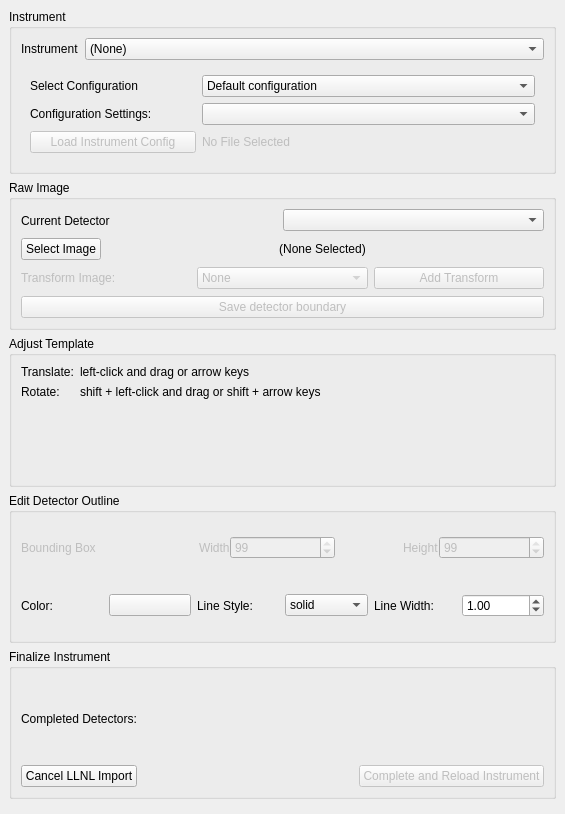
<?xml version="1.0" encoding="UTF-8"?>
<ui version="4.0">
 <class>LLNLImportTool</class>
 <widget class="QDockWidget" name="LLNLImportTool">
  <property name="geometry">
   <rect>
    <x>0</x>
    <y>0</y>
    <width>565</width>
    <height>814</height>
   </rect>
  </property>
  <property name="windowTitle">
   <string>LLNL Import Tool</string>
  </property>
  <widget class="QWidget" name="llnl_import_tool_contents">
   <layout class="QVBoxLayout" name="verticalLayout">
    <item>
     <widget class="QGroupBox" name="data">
      <property name="enabled">
       <bool>true</bool>
      </property>
      <property name="title">
       <string>Instrument</string>
      </property>
      <layout class="QVBoxLayout" name="verticalLayout_2">
       <item>
        <widget class="QFrame" name="instrument">
         <property name="enabled">
          <bool>true</bool>
         </property>
         <property name="frameShape">
          <enum>QFrame::NoFrame</enum>
         </property>
         <property name="frameShadow">
          <enum>QFrame::Raised</enum>
         </property>
         <layout class="QFormLayout" name="formLayout_2">
          <property name="leftMargin">
           <number>0</number>
          </property>
          <property name="topMargin">
           <number>0</number>
          </property>
          <property name="rightMargin">
           <number>0</number>
          </property>
          <property name="bottomMargin">
           <number>0</number>
          </property>
          <item row="0" column="0">
           <widget class="QLabel" name="instrument_label">
            <property name="enabled">
             <bool>true</bool>
            </property>
            <property name="text">
             <string>Instrument</string>
            </property>
           </widget>
          </item>
          <item row="0" column="1">
           <widget class="QComboBox" name="instruments">
            <property name="enabled">
             <bool>true</bool>
            </property>
            <property name="currentIndex">
             <number>0</number>
            </property>
            <item>
             <property name="text">
              <string>(None)</string>
             </property>
            </item>
            <item>
             <property name="text">
              <string>TARDIS</string>
             </property>
            </item>
            <item>
             <property name="text">
              <string>PXRDIP</string>
             </property>
            </item>
           </widget>
          </item>
         </layout>
        </widget>
       </item>
       <item>
        <widget class="QFrame" name="config">
         <property name="enabled">
          <bool>true</bool>
         </property>
         <property name="frameShape">
          <enum>QFrame::NoFrame</enum>
         </property>
         <property name="frameShadow">
          <enum>QFrame::Raised</enum>
         </property>
         <layout class="QGridLayout" name="gridLayout_3">
          <item row="0" column="1" colspan="2">
           <widget class="QComboBox" name="config_selection">
            <item>
             <property name="text">
              <string>Default configuration</string>
             </property>
            </item>
            <item>
             <property name="text">
              <string>Currently loaded configuration</string>
             </property>
            </item>
            <item>
             <property name="text">
              <string>Load configuration from file</string>
             </property>
            </item>
           </widget>
          </item>
          <item row="2" column="0">
           <widget class="QPushButton" name="load_config">
            <property name="enabled">
             <bool>false</bool>
            </property>
            <property name="text">
             <string>Load Instrument Config</string>
            </property>
           </widget>
          </item>
          <item row="0" column="0">
           <widget class="QLabel" name="label">
            <property name="text">
             <string>Select Configuration</string>
            </property>
           </widget>
          </item>
          <item row="2" column="1" colspan="2">
           <widget class="QLabel" name="config_file_label">
            <property name="enabled">
             <bool>false</bool>
            </property>
            <property name="toolTip">
             <string extracomment="Defaults to currently loaded configuration"/>
            </property>
            <property name="text">
             <string>No File Selected</string>
            </property>
           </widget>
          </item>
          <item row="1" column="0">
           <widget class="QLabel" name="config_settings_label">
            <property name="text">
             <string>Configuration Settings:</string>
            </property>
           </widget>
          </item>
          <item row="1" column="1" colspan="2">
           <widget class="QComboBox" name="config_settings"/>
          </item>
         </layout>
        </widget>
       </item>
      </layout>
     </widget>
    </item>
    <item>
     <widget class="QGroupBox" name="raw_image">
      <property name="enabled">
       <bool>true</bool>
      </property>
      <property name="title">
       <string>Raw Image</string>
      </property>
      <layout class="QGridLayout" name="gridLayout_5">
       <item row="0" column="0">
        <widget class="QFrame" name="frame">
         <property name="enabled">
          <bool>true</bool>
         </property>
         <property name="frameShape">
          <enum>QFrame::NoFrame</enum>
         </property>
         <property name="frameShadow">
          <enum>QFrame::Raised</enum>
         </property>
         <layout class="QHBoxLayout" name="horizontalLayout">
          <property name="spacing">
           <number>0</number>
          </property>
          <property name="leftMargin">
           <number>0</number>
          </property>
          <property name="topMargin">
           <number>0</number>
          </property>
          <property name="rightMargin">
           <number>0</number>
          </property>
          <property name="bottomMargin">
           <number>0</number>
          </property>
          <item>
           <widget class="QLabel" name="detector_label">
            <property name="enabled">
             <bool>true</bool>
            </property>
            <property name="text">
             <string>Current Detector</string>
            </property>
           </widget>
          </item>
          <item>
           <widget class="QComboBox" name="detectors">
            <property name="enabled">
             <bool>true</bool>
            </property>
           </widget>
          </item>
         </layout>
        </widget>
       </item>
       <item row="1" column="0">
        <widget class="QFrame" name="file_selection">
         <property name="enabled">
          <bool>true</bool>
         </property>
         <property name="frameShape">
          <enum>QFrame::NoFrame</enum>
         </property>
         <property name="frameShadow">
          <enum>QFrame::Raised</enum>
         </property>
         <layout class="QFormLayout" name="formLayout">
          <property name="horizontalSpacing">
           <number>0</number>
          </property>
          <property name="verticalSpacing">
           <number>0</number>
          </property>
          <property name="leftMargin">
           <number>0</number>
          </property>
          <property name="topMargin">
           <number>0</number>
          </property>
          <property name="rightMargin">
           <number>0</number>
          </property>
          <property name="bottomMargin">
           <number>0</number>
          </property>
          <item row="0" column="0">
           <widget class="QPushButton" name="load">
            <property name="enabled">
             <bool>true</bool>
            </property>
            <property name="text">
             <string>Select Image</string>
            </property>
           </widget>
          </item>
          <item row="0" column="1">
           <widget class="QLabel" name="files_label">
            <property name="text">
             <string>(None Selected)</string>
            </property>
            <property name="alignment">
             <set>Qt::AlignCenter</set>
            </property>
            <property name="wordWrap">
             <bool>true</bool>
            </property>
           </widget>
          </item>
         </layout>
        </widget>
       </item>
       <item row="2" column="0">
        <widget class="QFrame" name="transform_img">
         <property name="enabled">
          <bool>false</bool>
         </property>
         <property name="frameShape">
          <enum>QFrame::NoFrame</enum>
         </property>
         <property name="frameShadow">
          <enum>QFrame::Raised</enum>
         </property>
         <layout class="QGridLayout" name="gridLayout">
          <property name="leftMargin">
           <number>0</number>
          </property>
          <property name="topMargin">
           <number>0</number>
          </property>
          <property name="rightMargin">
           <number>0</number>
          </property>
          <property name="bottomMargin">
           <number>0</number>
          </property>
          <item row="0" column="2">
           <widget class="QPushButton" name="add_transform">
            <property name="enabled">
             <bool>false</bool>
            </property>
            <property name="text">
             <string>Add Transform</string>
            </property>
           </widget>
          </item>
          <item row="0" column="0">
           <widget class="QLabel" name="transform_label">
            <property name="text">
             <string>Transform Image:</string>
            </property>
           </widget>
          </item>
          <item row="0" column="1">
           <widget class="QComboBox" name="transforms">
            <property name="enabled">
             <bool>false</bool>
            </property>
            <item>
             <property name="text">
              <string>None</string>
             </property>
            </item>
            <item>
             <property name="text">
              <string>Mirror about Vertical</string>
             </property>
            </item>
            <item>
             <property name="text">
              <string>Mirror about Horizontal</string>
             </property>
            </item>
            <item>
             <property name="text">
              <string>Transpose</string>
             </property>
            </item>
            <item>
             <property name="text">
              <string>Rotate 90°</string>
             </property>
            </item>
            <item>
             <property name="text">
              <string>Rotate 180°</string>
             </property>
            </item>
            <item>
             <property name="text">
              <string>Rotate 270°</string>
             </property>
            </item>
           </widget>
          </item>
         </layout>
        </widget>
       </item>
       <item row="3" column="0">
        <widget class="QPushButton" name="accept_template">
         <property name="enabled">
          <bool>false</bool>
         </property>
         <property name="text">
          <string>Save detector boundary</string>
         </property>
        </widget>
       </item>
      </layout>
     </widget>
    </item>
    <item>
     <widget class="QGroupBox" name="template_instructions">
      <property name="enabled">
       <bool>true</bool>
      </property>
      <property name="title">
       <string>Adjust Template</string>
      </property>
      <layout class="QFormLayout" name="formLayout_3">
       <item row="0" column="0">
        <widget class="QLabel" name="translate_label">
         <property name="text">
          <string>Translate:</string>
         </property>
        </widget>
       </item>
       <item row="0" column="1">
        <widget class="QLabel" name="translate_instructions_label">
         <property name="text">
          <string>left-click and drag or arrow keys</string>
         </property>
        </widget>
       </item>
       <item row="1" column="0">
        <widget class="QLabel" name="rotate_label">
         <property name="text">
          <string>Rotate:</string>
         </property>
        </widget>
       </item>
       <item row="1" column="1">
        <widget class="QLabel" name="rotate_instructions_label">
         <property name="text">
          <string>shift + left-click and drag or shift + arrow keys</string>
         </property>
         <property name="wordWrap">
          <bool>false</bool>
         </property>
        </widget>
       </item>
      </layout>
     </widget>
    </item>
    <item>
     <widget class="QGroupBox" name="outline_appearance">
      <property name="enabled">
       <bool>true</bool>
      </property>
      <property name="title">
       <string>Edit Detector Outline</string>
      </property>
      <layout class="QVBoxLayout" name="verticalLayout_3">
       <item>
        <widget class="QFrame" name="bbox">
         <property name="enabled">
          <bool>false</bool>
         </property>
         <property name="frameShape">
          <enum>QFrame::NoFrame</enum>
         </property>
         <property name="frameShadow">
          <enum>QFrame::Plain</enum>
         </property>
         <layout class="QHBoxLayout" name="horizontalLayout_4">
          <property name="spacing">
           <number>0</number>
          </property>
          <property name="leftMargin">
           <number>0</number>
          </property>
          <property name="topMargin">
           <number>0</number>
          </property>
          <property name="rightMargin">
           <number>0</number>
          </property>
          <property name="bottomMargin">
           <number>0</number>
          </property>
          <item>
           <widget class="QLabel" name="bb_label">
            <property name="enabled">
             <bool>false</bool>
            </property>
            <property name="text">
             <string>Bounding Box</string>
            </property>
           </widget>
          </item>
          <item alignment="Qt::AlignRight">
           <widget class="QLabel" name="width_label">
            <property name="enabled">
             <bool>false</bool>
            </property>
            <property name="text">
             <string>Width</string>
            </property>
           </widget>
          </item>
          <item>
           <widget class="QSpinBox" name="bb_width">
            <property name="enabled">
             <bool>false</bool>
            </property>
            <property name="minimum">
             <number>1</number>
            </property>
            <property name="value">
             <number>99</number>
            </property>
           </widget>
          </item>
          <item alignment="Qt::AlignRight">
           <widget class="QLabel" name="height_label">
            <property name="enabled">
             <bool>false</bool>
            </property>
            <property name="text">
             <string>Height</string>
            </property>
           </widget>
          </item>
          <item>
           <widget class="QSpinBox" name="bb_height">
            <property name="enabled">
             <bool>false</bool>
            </property>
            <property name="minimum">
             <number>1</number>
            </property>
            <property name="value">
             <number>99</number>
            </property>
           </widget>
          </item>
         </layout>
        </widget>
       </item>
       <item>
        <widget class="QFrame" name="style">
         <property name="enabled">
          <bool>true</bool>
         </property>
         <property name="frameShape">
          <enum>QFrame::NoFrame</enum>
         </property>
         <property name="frameShadow">
          <enum>QFrame::Raised</enum>
         </property>
         <layout class="QGridLayout" name="gridLayout_2">
          <property name="leftMargin">
           <number>0</number>
          </property>
          <property name="topMargin">
           <number>0</number>
          </property>
          <property name="rightMargin">
           <number>0</number>
          </property>
          <property name="bottomMargin">
           <number>0</number>
          </property>
          <item row="0" column="0">
           <widget class="QLabel" name="color_label">
            <property name="enabled">
             <bool>true</bool>
            </property>
            <property name="text">
             <string>Color:</string>
            </property>
           </widget>
          </item>
          <item row="0" column="1">
           <widget class="QPushButton" name="line_color">
            <property name="enabled">
             <bool>true</bool>
            </property>
            <property name="text">
             <string/>
            </property>
            <property name="autoDefault">
             <bool>true</bool>
            </property>
           </widget>
          </item>
          <item row="0" column="2">
           <widget class="QLabel" name="style_label">
            <property name="enabled">
             <bool>true</bool>
            </property>
            <property name="text">
             <string>Line Style:</string>
            </property>
           </widget>
          </item>
          <item row="0" column="3">
           <widget class="QComboBox" name="line_style">
            <property name="enabled">
             <bool>true</bool>
            </property>
            <item>
             <property name="text">
              <string>solid</string>
             </property>
            </item>
            <item>
             <property name="text">
              <string>dotted</string>
             </property>
            </item>
            <item>
             <property name="text">
              <string>dashdot</string>
             </property>
            </item>
           </widget>
          </item>
          <item row="0" column="4">
           <widget class="QLabel" name="size_label">
            <property name="enabled">
             <bool>true</bool>
            </property>
            <property name="text">
             <string>Line Width:</string>
            </property>
           </widget>
          </item>
          <item row="0" column="5">
           <widget class="QDoubleSpinBox" name="line_size">
            <property name="enabled">
             <bool>true</bool>
            </property>
            <property name="keyboardTracking">
             <bool>true</bool>
            </property>
            <property name="minimum">
             <double>0.010000000000000</double>
            </property>
            <property name="singleStep">
             <double>0.100000000000000</double>
            </property>
            <property name="value">
             <double>1.000000000000000</double>
            </property>
           </widget>
          </item>
         </layout>
        </widget>
       </item>
      </layout>
     </widget>
    </item>
    <item>
     <widget class="QGroupBox" name="finalize">
      <property name="enabled">
       <bool>true</bool>
      </property>
      <property name="title">
       <string>Finalize Instrument</string>
      </property>
      <layout class="QGridLayout" name="gridLayout_4">
       <item row="0" column="0" colspan="2">
        <widget class="QLabel" name="completed_label">
         <property name="enabled">
          <bool>true</bool>
         </property>
         <property name="text">
          <string>Completed Detectors:</string>
         </property>
        </widget>
       </item>
       <item row="0" column="2">
        <widget class="QLabel" name="completed_dets">
         <property name="enabled">
          <bool>true</bool>
         </property>
         <property name="text">
          <string/>
         </property>
         <property name="wordWrap">
          <bool>true</bool>
         </property>
        </widget>
       </item>
       <item row="1" column="0">
        <widget class="QPushButton" name="cancel">
         <property name="enabled">
          <bool>true</bool>
         </property>
         <property name="text">
          <string>Cancel LLNL Import</string>
         </property>
        </widget>
       </item>
       <item row="1" column="1">
        <spacer name="horizontalSpacer">
         <property name="orientation">
          <enum>Qt::Horizontal</enum>
         </property>
         <property name="sizeHint" stdset="0">
          <size>
           <width>105</width>
           <height>20</height>
          </size>
         </property>
        </spacer>
       </item>
       <item row="1" column="2">
        <widget class="QPushButton" name="complete">
         <property name="enabled">
          <bool>false</bool>
         </property>
         <property name="text">
          <string>Complete and Reload Instrument</string>
         </property>
        </widget>
       </item>
      </layout>
     </widget>
    </item>
    <item>
     <widget class="QDialogButtonBox" name="button_box">
      <property name="standardButtons">
       <set>QDialogButtonBox::NoButton</set>
      </property>
     </widget>
    </item>
   </layout>
  </widget>
 </widget>
 <tabstops>
  <tabstop>instruments</tabstop>
  <tabstop>config_selection</tabstop>
  <tabstop>config_settings</tabstop>
  <tabstop>load_config</tabstop>
  <tabstop>detectors</tabstop>
  <tabstop>load</tabstop>
  <tabstop>transforms</tabstop>
  <tabstop>add_transform</tabstop>
  <tabstop>accept_template</tabstop>
  <tabstop>bb_width</tabstop>
  <tabstop>bb_height</tabstop>
  <tabstop>line_color</tabstop>
  <tabstop>line_style</tabstop>
  <tabstop>line_size</tabstop>
  <tabstop>cancel</tabstop>
  <tabstop>complete</tabstop>
 </tabstops>
 <resources/>
 <connections/>
</ui>
